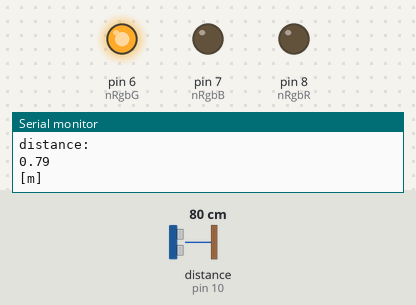
This sketch was run on a simulated Arduino Uno, built with avr-gcc and run on an emulated ATmega328P. On the bench: output pins drawn as LEDs (lit = HIGH), the last lines printed to the serial monitor. Wiring (inferred from the names in the program): ultrasonic range finder: trigger pin 9; echo pin 10. The inputs (shaded band) are chosen by the test bench; at power-on: distance to the obstacle (sensor on pin 10) 80 cm. The echo pulse lasts 58.3 µs per cm; pins used as bus, display or sensor lines are not drawn.

Above: at 1.2 s.
1.3 s: distance to the obstacle (sensor on pin 10) set to 53 cm
2.8 s: distance to the obstacle (sensor on pin 10) set to 45 cm
At 4.0 s:
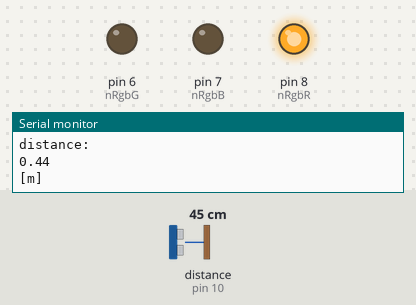
4.3 s: distance to the obstacle (sensor on pin 10) set to 60 cm
At 5.4 s:
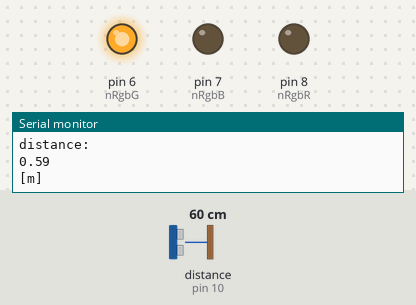
5.8 s: distance to the obstacle (sensor on pin 10) set to 2 cm
At 6.1 s:
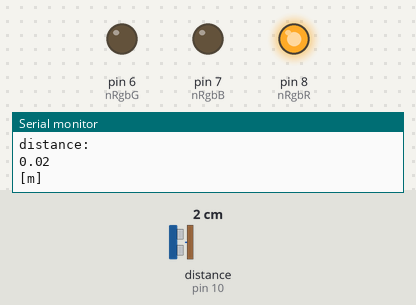
Timing chart, 0 to 8.3 s (numbered marks = the images above; inputs shaded):
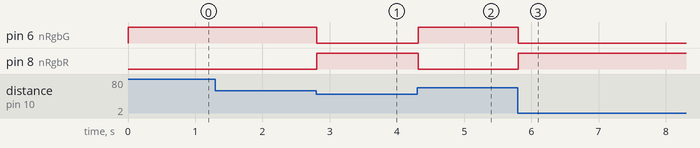

The sketch:

led_ultrasonic_example.ino
```cpp
// setting the pin number, for the RGB led
const int nRgbR = 8;
const int nRgbG = 6;
const int nRgbB = 7;

// setting the pin number, for the trigger and echo
const int nTrig = 9;
const int nEcho = 10;

// setting the constant variables
const float fSoundSpeed = 340.0f;
const float fCvtCm = 10000.0f;
const float fRoundTrip = 2.0f;

// setting the threshold value
const float fDistThresh = 50.0f; // [cm]

// initialization
void setup()
{
  // put your setup code here, to run once:
  Serial.begin(115200);

  // setting RGB led pin mode
  pinMode(nRgbR, OUTPUT);
  pinMode(nRgbG, OUTPUT);
  pinMode(nRgbB, OUTPUT);

  // setting ultrasonic sensor
  pinMode(nTrig, OUTPUT);    // trigger pin, output
  pinMode(nEcho, INPUT);     // echo pin, input
}

// recursive loop
void loop()
{
  // setting variables
  float fDuration = 0.0f;
  float fDistance = 0.0f;

  // triggering the signal
  digitalWrite(nTrig, HIGH);
  delayMicroseconds(10);
  digitalWrite(nTrig, LOW);

  // sensong the distance using the micro ultrasonic sensor
  fDuration = pulseIn(nEcho, HIGH);

  // calculating the distance
  fDistance = (((fSoundSpeed)*(fDuration))/(fCvtCm))/(fRoundTrip);

  // generating the warning sign
  if (fDistance < fDistThresh)
  {
    Serial.println("On:Red, Off:others");
    digitalWrite(nRgbR, HIGH);
    digitalWrite(nRgbG, LOW);
    digitalWrite(nRgbB, LOW);
  }
  else
  {
    digitalWrite(nRgbR, LOW);
    digitalWrite(nRgbG, HIGH);
    digitalWrite(nRgbB, LOW);
  }

  // monitoring the distance
  float fDistMeter = (fDistance)*(0.01f);
  Serial.println("distance: ");
  Serial.println(fDistMeter);
  Serial.println("[m]");
  Serial.println();
  delay(10);
}
```

Measured:
- the behaviour switches between 51 and 50 cm on distance to the obstacle (sensor on pin 10) (found by bisection; images 0 and 1)
- after the input at 2.8 s, pin 6 (nRgbG): HIGH → LOW at once; pin 8 (nRgbR): LOW → HIGH at once
- after the input at 4.3 s, pin 6 (nRgbG): LOW → HIGH at once; pin 8 (nRgbR): HIGH → LOW at once
- after the input at 5.8 s, pin 6 (nRgbG): HIGH → LOW at once; pin 8 (nRgbR): LOW → HIGH at once
